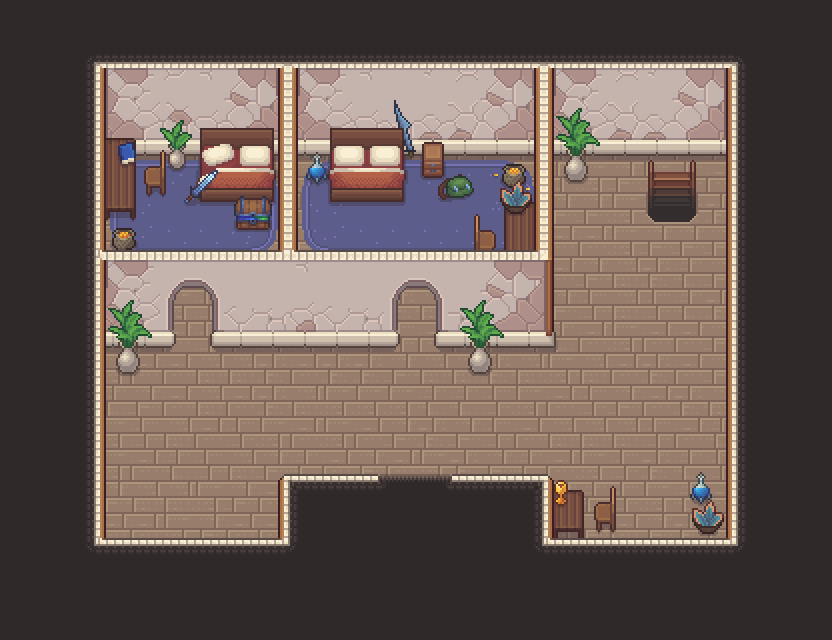

This game map was drawn from its Tiled (.tmx) file and the tilesets committed beside it. A one-line description and the trimmed map source follow:
An orthogonal 26x20 tile map with 32x32 px tiles, 12 tile layers (Shadow, Ground, Carpet, Objects, ...), 2 tilesets and 10 objects (4x Walls, SpawnPoint, MapTransition, Door).

<map version="1.10" tiledversion="1.12.1" orientation="orthogonal" renderorder="right-down" width="26" height="20" tilewidth="32" tileheight="32" infinite="0" nextlayerid="18" nextobjectid="14">
 <properties>
  <property name="ambientLight" type="float" value="0" />
  <property name="weather" value="CLEAR" />
  <property name="weatherCycle" type="bool" value="false" />
 </properties>
 <tileset firstgid="1" name="Walls_interior" tilewidth="32" tileheight="32" tilecount="180" columns="10">
  <image source="../tiles/CANVAS VILLAGE/Square Market/Tavern/Walls_interior.png" width="320" height="576" />
  <tile id="0">
   <properties>
    <property name="foreground" type="bool" value="true" />
   </properties>
  </tile>
  <tile id="1">
   <properties>
    <property name="foreground" type="bool" value="true" />
   </properties>
  </tile>
  <tile id="2">
   <properties>
    <property name="foreground" type="bool" value="true" />
   </properties>
  </tile>
  <tile id="10">
   <properties>
    <property name="foreground" type="bool" value="true" />
   </properties>
  </tile>
  <tile id="12">
   <properties>
    <property name="foreground" type="bool" value="true" />
   </properties>
  </tile>
  <tile id="20">
   <properties>
    <property name="sortYOffset" type="int" value="96" />
   </properties>
  </tile>
  <tile id="21">
   <properties>
    <property name="sortYOffset" type="int" value="96" />
   </properties>
  </tile>
  <tile id="22">
   <properties>
    <property name="sortYOffset" type="int" value="96" />
   </properties>
  </tile>
  <tile id="30">
   <properties>
    <property name="sortYOffset" type="int" value="64" />
   </properties>
  </tile>
  <tile id="31">
   <properties>
    <property name="sortYOffset" type="int" value="64" />
   </properties>
  </tile>
  <tile id="32">
   <properties>
    <property name="sortYOffset" type="int" value="64" />
   </properties>
  </tile>
  <tile id="43">
   <properties>
    <property name="foreground" type="bool" value="true" />
   </properties>
  </tile>
  <tile id="44">
   <properties>
    <property name="foreground" type="bool" value="true" />
   </properties>
  </tile>
  <tile id="83">
   <properties>
    <property name="foreground" type="bool" value="true" />
   </properties>
  </tile>
  <tile id="84">
   <properties>
    <property name="foreground" type="bool" value="true" />
   </properties>
  </tile>
  <tile id="90">
   <properties>
    <property name="sortYOffset" type="int" value="96" />
   </properties>
  </tile>
  <tile id="91">
   <properties>
    <property name="sortYOffset" type="int" value="96" />
   </properties>
  </tile>
  <tile id="92">
   <properties>
    <property name="sortYOffset" type="int" value="96" />
   </properties>
  </tile>
  <tile id="93">
   <properties>
    <property name="sortYOffset" type="int" value="96" />
   </properties>
  </tile>
  <tile id="94">
   <properties>
    <property name="sortYOffset" type="int" value="96" />
   </properties>
  </tile>
  <tile id="95">
   <properties>
    <property name="sortYOffset" type="int" value="96" />
   </properties>
  </tile>
  <tile id="96">
   <properties>
    <property name="sortYOffset" type="int" value="96" />
   </properties>
  </tile>
  <tile id="97">
   <properties>
    <property name="sortYOffset" type="int" value="96" />
   </properties>
  </tile>
  <tile id="98">
   <properties>
    <property name="sortYOffset" type="int" value="96" />
   </properties>
  </tile>
  <tile id="99">
   <properties>
    <property name="sortYOffset" type="int" value="96" />
   </properties>
  </tile>
  <tile id="100">
   <properties>
    <property name="sortYOffset" type="int" value="64" />
   </properties>
  </tile>
  <tile id="101">
   <properties>
    <property name="sortYOffset" type="int" value="64" />
   </properties>
  </tile>
  <tile id="102">
   <properties>
    <property name="sortYOffset" type="int" value="64" />
   </properties>
  </tile>
  <tile id="103">
   <properties>
    <property name="sortYOffset" type="int" value="64" />
   </properties>
  </tile>
  <tile id="104">
   <properties>
    <property name="sortYOffset" type="int" value="64" />
   </properties>
  </tile>
  <tile id="105">
   <properties>
    <property name="sortYOffset" type="int" value="64" />
   </properties>
  </tile>
  <tile id="106">
   <properties>
    <property name="sortYOffset" type="int" value="64" />
   </properties>
  </tile>
  <tile id="107">
   <properties>
    <property name="sortYOffset" type="int" value="64" />
   </properties>
  </tile>
  <tile id="108">
   <properties>
    <property name="sortYOffset" type="int" value="64" />
   </properties>
  </tile>
  <tile id="109">
   <properties>
    <property name="sortYOffset" type="int" value="64" />
   </properties>
  </tile>
  <tile id="155">
   <properties>
    <property name="foreground" type="bool" value="true" />
   </properties>
  </tile>
  <tile id="156">
   <properties>
    <property name="foreground" type="bool" value="true" />
   </properties>
  </tile>
  <tile id="157">
   <properties>
    <property name="foreground" type="bool" value="true" />
   </properties>
  </tile>
  <tile id="158">
   <properties>
    <property name="foreground" type="bool" value="true" />
   </properties>
  </tile>
  <tile id="159">
   <properties>
    <property name="foreground" type="bool" value="true" />
   </properties>
  </tile>
  <tile id="168">
   <properties>
    <property name="sortYOffset" type="int" value="64" />
   </properties>
  </tile>
  <tile id="169">
   <properties>
    <property name="sortYOffset" type="int" value="64" />
   </properties>
  </tile>
 </tileset>
 <tileset firstgid="181" name="Interior_2nd_floor" tilewidth="32" tileheight="32" tilecount="184" columns="23">
  <image source="../tiles/CANVAS VILLAGE/Square Market/Tavern/Interior_2nd_floor.png" width="736" height="256" />
  <tile id="16">
   <properties>
    <property name="foreground" type="bool" value="true" />
   </properties>
  </tile>
  <tile id="17">
   <properties>
    <property name="foreground" type="bool" value="true" />
   </properties>
  </tile>
  <tile id="18">
   <properties>
    <property name="sortYOffset" type="int" value="64" />
   </properties>
  </tile>
  <tile id="19">
   <properties>
    <property name="sortYOffset" type="int" value="64" />
   </properties>
  </tile>
  <tile id="21">
   <properties>
    <property name="sortYOffset" type="int" value="64" />
   </properties>
  </tile>
  <tile id="22">
   <properties>
    <property name="sortYOffset" type="int" value="64" />
   </properties>
  </tile>
  <tile id="26">
   <properties>
    <property name="sortYOffset" type="int" value="-64" />
   </properties>
  </tile>
  <tile id="27">
   <properties>
    <property name="sortYOffset" type="int" value="-64" />
   </properties>
  </tile>
  <tile id="28">
   <properties>
    <property name="sortYOffset" type="int" value="-64" />
   </properties>
  </tile>
  <tile id="29">
   <properties>
    <property name="sortYOffset" type="int" value="-64" />
   </properties>
  </tile>
  <tile id="30">
   <properties>
    <property name="sortYOffset" type="int" value="-64" />
   </properties>
  </tile>
  <tile id="31">
   <properties>
    <property name="sortYOffset" type="int" value="-64" />
   </properties>
  </tile>
  <tile id="32">
   <properties>
    <property name="sortYOffset" type="int" value="-64" />
   </properties>
  </tile>
  <tile id="33">
   <properties>
    <property name="sortYOffset" type="int" value="-64" />
   </properties>
  </tile>
  <tile id="34">
   <properties>
    <property name="sortYOffset" type="int" value="-64" />
   </properties>
  </tile>
  <tile id="35">
   <properties>
    <property name="sortYOffset" type="int" value="-64" />
   </properties>
  </tile>
  <tile id="36">
   <properties>
    <property name="sortYOffset" type="int" value="-64" />
   </properties>
  </tile>
  <tile id="37">
   <properties>
    <property name="sortYOffset" type="int" value="-64" />
   </properties>
  </tile>
  <tile id="38">
   <properties>
    <property name="sortYOffset" type="int" value="-64" />
   </properties>
  </tile>
  <tile id="39">
   <properties>
    <property name="sortYOffset" type="int" value="64" />
   </properties>
  </tile>
  <tile id="40">
   <properties>
    <property name="sortYOffset" type="int" value="64" />
   </properties>
  </tile>
  <tile id="49">
   <properties>
    <property name="sortYOffset" type="int" value="-96" />
   </properties>
  </tile>
  <tile id="50">
   <properties>
    <property name="sortYOffset" type="int" value="-96" />
   </properties>
  </tile>
  <tile id="51">
   <properties>
    <property name="sortYOffset" type="int" value="-96" />
   </properties>
  </tile>
  <tile id="52">
   <properties>
    <property name="sortYOffset" type="int" value="-96" />
   </properties>
  </tile>
  <tile id="53">
   <properties>
    <property name="sortYOffset" type="int" value="-96" />
   </properties>
  </tile>
  <tile id="54">
   <properties>
    <property name="sortYOffset" type="int" value="-96" />
   </properties>
  </tile>
  <tile id="55">
   <properties>
    <property name="sortYOffset" type="int" value="-96" />
   </properties>
  </tile>
  <tile id="56">
   <properties>
    <property name="sortYOffset" type="int" value="-96" />
   </properties>
  </tile>
  <tile id="57">
   <properties>
    <property name="sortYOffset" type="int" value="-96" />
   </properties>
  </tile>
  <tile id="58">
   <properties>
    <property name="sortYOffset" type="int" value="-96" />
   </properties>
  </tile>
  <tile id="59">
   <properties>
    <property name="sortYOffset" type="int" value="-96" />
   </properties>
  </tile>
  <tile id="60">
   <properties>
    <property name="sortYOffset" type="int" value="-96" />
   </properties>
  </tile>
  <tile id="61">
   <properties>
    <property name="sortYOffset" type="int" value="-96" />
   </properties>
  </tile>
  <tile id="64">
   <properties>
    <property name="sortYOffset" type="int" value="-64" />
   </properties>
  </tile>
  <tile id="65">
   <properties>
    <property name="sortYOffset" type="int" value="-64" />
   </properties>
  </tile>
  <tile id="67">
   <properties>
    <property name="sortYOffset" type="int" value="-64" />
   </properties>
  </tile>
  <tile id="68">
   <properties>
    <property name="sortYOffset" type="int" value="-64" />
   </properties>
  </tile>
  <tile id="89">
   <properties>
    <property name="foreground" type="bool" value="true" />
   </properties>
  </tile>
  <tile id="90">
   <properties>
    <property name="sortYOffset" type="int" value="64" />
   </properties>
  </tile>
  <tile id="91">
   <properties>
    <property name="sortYOffset" type="int" value="64" />
   </properties>
  </tile>
  <tile id="102">
   <properties>
    <property name="sortYOffset" type="int" value="-64" />
   </properties>
  </tile>
  <tile id="103">
   <properties>
    <property name="sortYOffset" type="int" value="-64" />
   </properties>
  </tile>
  <tile id="104">
   <properties>
    <property name="sortYOffset" type="int" value="-64" />
   </properties>
  </tile>
  <tile id="105">
   <properties>
    <property name="sortYOffset" type="int" value="-64" />
   </properties>
  </tile>
  <tile id="106">
   <properties>
    <property name="sortYOffset" type="int" value="-64" />
   </properties>
  </tile>
  <tile id="107">
   <properties>
    <property name="sortYOffset" type="int" value="-64" />
   </properties>
  </tile>
  <tile id="108">
   <properties>
    <property name="sortYOffset" type="int" value="-64" />
   </properties>
  </tile>
  <tile id="109">
   <properties>
    <property name="sortYOffset" type="int" value="-64" />
   </properties>
  </tile>
  <tile id="110">
   <properties>
    <property name="sortYOffset" type="int" value="-64" />
   </properties>
  </tile>
  <tile id="111">
   <properties>
    <property name="sortYOffset" type="int" value="-64" />
   </properties>
  </tile>
  <tile id="129">
   <properties>
    <property name="sortYOffset" type="int" value="64" />
   </properties>
  </tile>
  <tile id="130">
   <properties>
    <property name="sortYOffset" type="int" value="64" />
   </properties>
  </tile>
  <tile id="131">
   <properties>
    <property name="sortYOffset" type="int" value="64" />
   </properties>
  </tile>
  <tile id="132">
   <properties>
    <property name="sortYOffset" type="int" value="64" />
   </properties>
  </tile>
  <tile id="137">
   <properties>
    <property name="foreground" type="bool" value="true" />
   </properties>
  </tile>
  <tile id="138">
   <properties>
    <property name="sortYOffset" type="int" value="-64" />
   </properties>
  </tile>
  <tile id="140">
   <properties>
    <property name="sortYOffset" type="int" value="-64" />
   </properties>
  </tile>
  <tile id="148">
   <properties>
    <property name="sortYOffset" type="int" value="-64" />
   </properties>
  </tile>
  <tile id="149">
   <properties>
    <property name="sortYOffset" type="int" value="-64" />
   </properties>
  </tile>
  <tile id="156">
   <properties>
    <property name="sortYOffset" type="int" value="-64" />
   </properties>
  </tile>
  <tile id="157">
   <properties>
    <property name="sortYOffset" type="int" value="-64" />
   </properties>
  </tile>
  <tile id="158">
   <properties>
    <property name="sortYOffset" type="int" value="-64" />
   </properties>
  </tile>
  <tile id="159">
   <properties>
    <property name="sortYOffset" type="int" value="-64" />
   </properties>
  </tile>
  <tile id="183">
   <properties>
    <property name="sortYOffset" type="int" value="-64" />
   </properties>
  </tile>
 </tileset>
 <layer id="1" name="Shadow" width="26" height="20">
  <properties>
   <property name="render" value="foreground" />
  </properties>
  <data>[520 cells, 236 non-empty, 14 distinct tile ids]</data>
 </layer>
 <layer id="4" name="Ground" width="26" height="20">
  <properties>
   <property name="render" value="background" />
  </properties>
  <data>[520 cells, 244 non-empty, 7 distinct tile ids]</data>
 </layer>
 <layer id="13" name="Carpet" width="26" height="20">
  <properties>
   <property name="render" value="background" />
  </properties>
  <data>[520 cells, 42 non-empty, 15 distinct tile ids]</data>
 </layer>
 <layer id="7" name="Objects" width="26" height="20">
  <properties>
   <property name="render" value="depth" />
  </properties>
  <data>[520 cells, 11 non-empty, 7 distinct tile ids]</data>
 </layer>
 <layer id="10" name="Objects4" width="26" height="20">
  <properties>
   <property name="render" value="depth" />
  </properties>
  <data>[520 cells, 15 non-empty, 15 distinct tile ids]</data>
 </layer>
 <layer id="2" name="Walls" width="26" height="20">
  <properties>
   <property name="render" value="depth" />
  </properties>
  <data>[520 cells, 170 non-empty, 59 distinct tile ids]</data>
 </layer>
 <layer id="16" name="Walls2" width="26" height="20">
  <properties>
   <property name="render" value="foreground" />
  </properties>
  <data>[520 cells, 15 non-empty, 5 distinct tile ids]</data>
 </layer>
 <layer id="12" name="Objects6" width="26" height="20">
  <properties>
   <property name="render" value="depth" />
  </properties>
  <data>[520 cells, 19 non-empty, 19 distinct tile ids]</data>
 </layer>
 <layer id="8" name="Objects2" width="26" height="20">
  <properties>
   <property name="render" value="depth" />
  </properties>
  <data>[520 cells, 44 non-empty, 32 distinct tile ids]</data>
 </layer>
 <layer id="9" name="Objects3" width="26" height="20">
  <properties>
   <property name="render" value="depth" />
  </properties>
  <data>[520 cells, 11 non-empty, 11 distinct tile ids]</data>
 </layer>
 <layer id="11" name="Objects5" width="26" height="20">
  <properties>
   <property name="render" value="depth" />
  </properties>
  <data>[520 cells, 12 non-empty, 12 distinct tile ids]</data>
 </layer>
 <layer id="3" name="Stairs" width="26" height="20">
  <properties>
   <property name="render" value="depth" />
  </properties>
  <data>[520 cells, 4 non-empty, 4 distinct tile ids]</data>
 </layer>
 <objectgroup id="14" name="Collision">
  <object id="1" name="Walls" x="96" y="160">
   <polyline points="0,0 469.75,0 469.625,18.125 489.971,18.1154 489.75,0.375 640,0 640,384 448,384 448,320 352,320 352,352 288,352 288,320 192,320 192,384 0,384 0,0" />
  </object>
  <object id="2" name="Walls" x="544.25" y="171.75">
   <polyline points="-0.25,-11.75 0,160 -54.25,160.75 -54.2722,193.815 -75.125,194 -74.375,160 -96,160" />
  </object>
  <object id="3" name="Walls" x="384.667" y="331.333">
   <properties>
    <property name="ambientLight" type="float" value="0" />
    <property name="weather" value="CLEAR" />
    <property name="weatherCycle" type="bool" value="false" />
   </properties>
   <polyline points="0,0 -96,0 -96.6667,-171.333 -96,0 -160,0" />
  </object>
  <object id="4" name="Walls" x="160.625" y="331.875">
   <polyline points="0,0 -22.25,0 -22.75,37.625 -42.5975,37.7198 -42.6483,0.0841662 -64,0" />
  </object>
  <object id="11" x="288" y="224">
   <polyline points="0,0 -51.75,-1.25 -51.75,-31.75 -96,-32 -96,-64 -128,-64 -128,-32 -160,-32 -160,0 -192,0" />
  </object>
  <object id="12" x="320" y="160">
   <polyline points="9.625,0.25 9.875,32.125 84.7273,31.6364 84.5455,0.181818 128,0 224,0 224,32 177.75,32.25 177.5,59.75 159,59.75 160,96 192,96 192,128 224,128" />
  </object>
  <object id="13" x="544" y="480">
   <polyline points="0,13.5455 38.0909,13.5455 38.1818,23.4545 70.1818,23.3636 70.0909,51.5455 40,51.6331 40.0909,64" />
  </object>
 </objectgroup>
 <objectgroup id="15" name="Events">
  <object id="6" name="Tavern_spawn" type="SpawnPoint" x="640" y="224">
   <properties>
    <property name="id" value="Tavern_2" />
   </properties>
   <point />
  </object>
  <object id="9" name="Going to balcony" type="MapTransition" x="384" y="480" width="64" height="32">
   <properties>
    <property name="spawnId" value="Tavern_exterior_balcony" />
    <property name="targetMap" value="canvas_village" />
   </properties>
  </object>
 </objectgroup>
 <objectgroup id="17" name="Objects">
  <object id="10" name="Door 1st" type="Door" x="646.729" y="171.455" width="51.3928" height="47.2727">
   <properties>
    <property name="destination" value="tavern_interior" />
    <property name="spawnDirection" value="up" />
    <property name="spawnId" value="Tavern_interior_from_floor" />
    <property name="visible" type="bool" value="false" />
   </properties>
  </object>
 </objectgroup>
</map>
